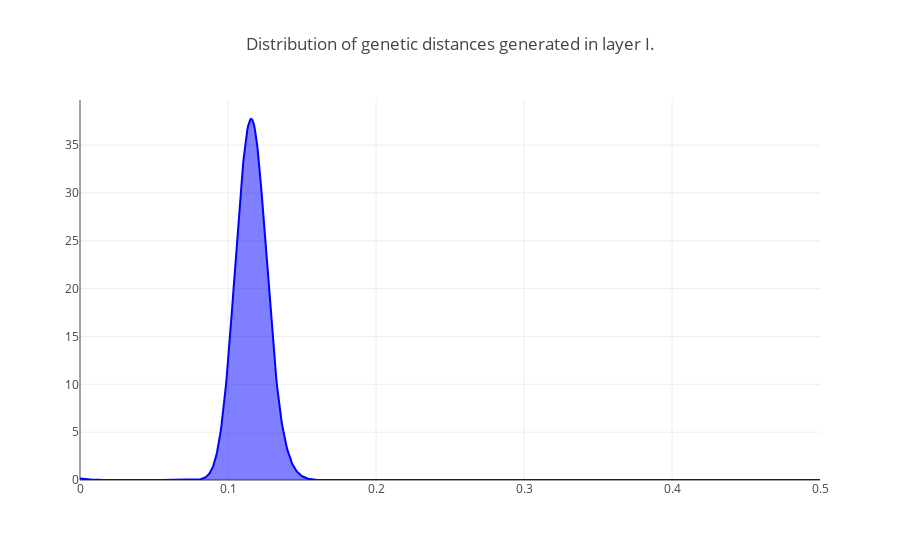

The code cell stored with this chart in its notebook:
### Code cell
### Distribution of feature space distances between control populations for even and biased scenarios
from sklearn.neighbors import KernelDensity
Fsts_den= Fsts_test.fst

Fsts_den= np.nan_to_num(Fsts_den)

X_plot = np.linspace(0, .5, 1000)

kde = KernelDensity(kernel='gaussian', bandwidth=0.005).fit(np.array(Fsts_den).reshape(-1,1))

log_dens = kde.score_samples(X_plot.reshape(-1,1))

fig_roost_dens= [go.Scatter(x=X_plot, y=np.exp(log_dens), 
                            mode='lines', fill='tozeroy', name= 'Biased senarios',
                            line=dict(color='blue', width=2))]

##

layout= go.Layout(
    title= 'Distribution of genetic distances generated in layer I.'
)

fig = go.Figure(data=fig_roost_dens, layout= layout)
iplot(fig)

### Figure 1 — Plotly figure (JSON) as saved in the notebook; plotly's stock layout.template omitted (floating-point values rounded to 4 significant figures; data arrays with more than 128 entries replaced by an {"elided": "..."} marker saying what was removed)
{"data": [{"fill": "tozeroy", "line": {"color": "blue", "width": 2}, "mode": "lines", "name": "Biased senarios", "type": "scatter", "uid": "e58820fb-1441-424b-988f-796f9bb68a8e", "x": {"elided": "1000 float values"}, "y": {"elided": "1000 float values"}}], "layout": {"title": "Distribution of genetic distances generated in layer I."}}
